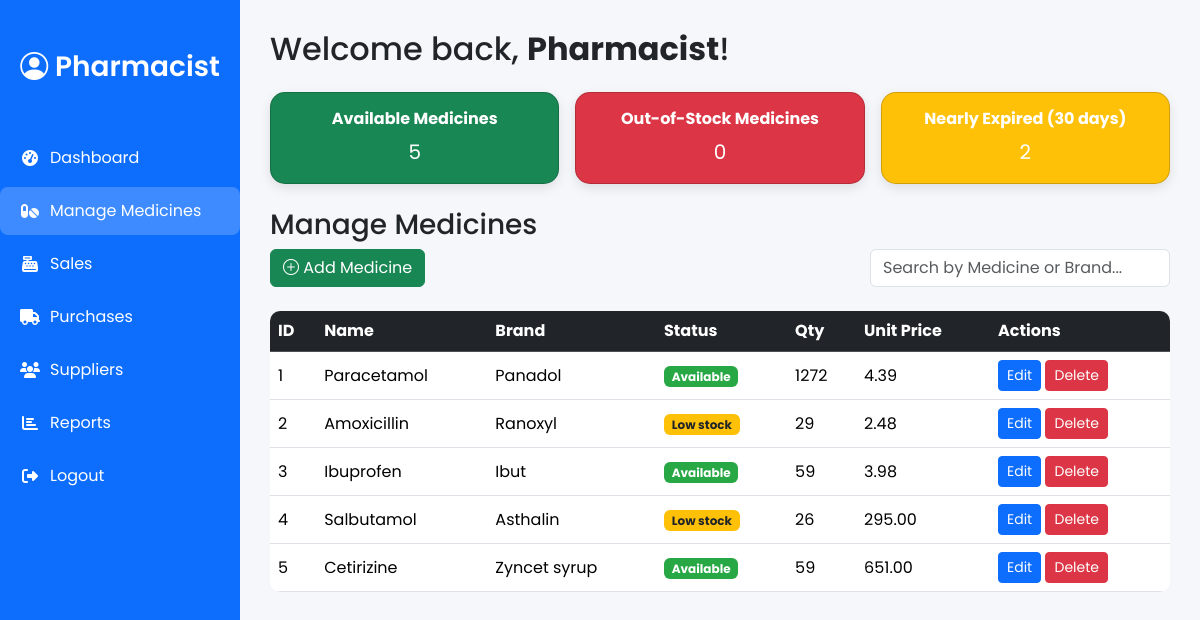
The page /manage_medicines.php on the database its author committed.
### tables this page shows
CREATE TABLE IF NOT EXISTS medicines (
    medicine_id INT AUTO_INCREMENT PRIMARY KEY,
    name VARCHAR(100) NOT NULL,
    brand_name VARCHAR(100),
    description TEXT,
    unit_price DECIMAL(10,2) NOT NULL,
    quantity INT NOT NULL DEFAULT 0,
    expiry_date DATE,
    created_at TIMESTAMP DEFAULT CURRENT_TIMESTAMP
);

### manage_medicines.php (the view, shortened to what this page needs)
<?php
include 'connect.php';
$pharmacist_name = "Pharmacist";
$medicines = $conn->query("SELECT * FROM medicines ORDER BY medicine_id ASC")->fetchAll();
$available_meds = $conn->query("SELECT COUNT(*) AS total FROM medicines WHERE quantity>0")->fetch()['total'];
$out_of_stock = $conn->query("SELECT COUNT(*) AS total FROM medicines WHERE quantity=0")->fetch()['total'];
$nearly_expired = $conn->query("SELECT COUNT(*) AS total FROM medicines WHERE expiry_date<=DATE_ADD(CURDATE(), INTERVAL 30 DAY)")->fetch()['total'];
?>
<!DOCTYPE html>
<html lang="en">
<head>
<link href="https://cdn.jsdelivr.net/npm/bootstrap@5.3.2/dist/css/bootstrap.min.css" rel="stylesheet">
<link href="https://cdn.jsdelivr.net/npm/bootstrap-icons@1.11.1/font/bootstrap-icons.css" rel="stylesheet">
<link rel="stylesheet" href="https://cdnjs.cloudflare.com/ajax/libs/font-awesome/6.4.0/css/all.min.css">
</head>
<body>
<nav class="sidebar">
  <div class="sidebar-profile">
    <h3><i class="bi bi-person-circle"></i> <?= htmlspecialchars($pharmacist_name) ?></h3>
  </div>
  <a href="pharmacist_dashboard.php"><i class="fas fa-tachometer-alt"></i> Dashboard</a>
  <a href="manage_medicines.php" class="active"><i class="fas fa-pills"></i> Manage Medicines</a>
  <a href="pharmacist_sales.php"><i class="fas fa-cash-register"></i> Sales</a>
  <a href="purchases.php"><i class="fas fa-truck"></i> Purchases</a>
  <a href="suppliers.php"><i class="fas fa-users"></i> Suppliers</a>
  <a href="pharmacist_report.php"><i class="fas fa-chart-bar"></i> Reports</a>
  <a href="home.php"><i class="fas fa-sign-out-alt"></i> Logout</a>
</nav>
<div class="content">
<h2 class="mb-4">Welcome back, <strong><?= $pharmacist_name ?></strong>!</h2>
<div class="row g-3 mb-4">
  <div class="col-md-4"><div class="card stat-card bg-success text-center p-3"><h6 class="card-title">Available Medicines</h6><p class="fs-5 mb-0"><?= $available_meds ?></p></div></div>
  <div class="col-md-4"><div class="card stat-card bg-danger text-center p-3"><h6 class="card-title">Out-of-Stock Medicines</h6><p class="fs-5 mb-0"><?= $out_of_stock ?></p></div></div>
  <div class="col-md-4"><div class="card stat-card bg-warning text-center p-3"><h6 class="card-title">Nearly Expired (30 days)</h6><p class="fs-5 mb-0"><?= $nearly_expired ?></p></div></div>
</div>
<div class="mb-4">
<h3>Manage Medicines</h3>
<div class="d-flex justify-content-between mb-3 flex-wrap">
    <button class="btn btn-success mb-2" data-bs-toggle="modal" data-bs-target="#addMedicineModal"><i class="bi bi-plus-circle"></i> Add Medicine</button>
    <input type="text" id="medicineSearch" class="form-control mb-2" style="max-width: 300px;" placeholder="Search by Medicine or Brand...">
</div>
<div class="table-container table-responsive">
<table class="table table-hover align-middle bg-white mb-0" id="medicinesTable">
<thead class="table-dark"><tr><th>ID</th><th>Name</th><th>Brand</th><th>Status</th><th>Qty</th><th>Unit Price</th><th>Actions</th></tr></thead>
<tbody>
<?php foreach($medicines as $med):
    if($med['quantity']==0) $status='<span class="badge badge-out">Out of stock</span>';
    elseif($med['quantity']<50) $status='<span class="badge badge-low">Low stock</span>';
    else $status='<span class="badge badge-available">Available</span>';
?>
<tr>
<td><?= $med['medicine_id'] ?></td>
<td><?= htmlspecialchars($med['name']) ?></td>
<td><?= htmlspecialchars($med['brand_name']) ?></td>
<td><?= $status ?></td>
<td><?= $med['quantity'] ?></td>
<td><?= number_format($med['unit_price'],2) ?></td>
<td>
<button class="btn btn-primary btn-sm" data-bs-toggle="modal" data-bs-target="#editModal<?= $med['medicine_id'] ?>">Edit</button>
<a href="?delete=<?= $med['medicine_id'] ?>" class="btn btn-danger btn-sm" onclick="return confirm('Delete this medicine?')">Delete</a>
</td>
</tr>
<?php endforeach; ?>
</tbody></table>
</div></div>
</body>
</html>

### manage_medicines.php (style rules this page uses)
body { font-family: 'Poppins', sans-serif; min-height: 100vh; display: flex; background-color: #f5f7fa; }
.sidebar { width: 240px; min-height: 100vh; background: #0d6efd; color: #fff; display: flex; flex-direction: column; padding-top: 30px; position: fixed; }
.sidebar-profile { text-align: center; margin-bottom: 30px; }
.sidebar-profile h3 { color: #fff; margin: 0; padding: 20px 0; font-weight: 600; }
.sidebar a { color: #fff; text-decoration: none; display: flex; align-items: center; padding: 12px 20px; border-radius: 8px; margin-bottom: 5px; transition: 0.3s; }
.sidebar a i { margin-right: 10px; min-width: 20px; text-align: center; }
.sidebar a:hover, .sidebar a.active { background: rgba(255,255,255,0.2); }
.content { margin-left: 240px; flex: 1; padding: 30px; }
.card { border-radius: 15px; box-shadow: 0 4px 12px rgba(0,0,0,0.1); transition: transform 0.3s, box-shadow 0.3s; }
.card-title { font-weight: bold; font-size: 1rem; }
.stat-card { cursor: default; color: white; }
.badge-low { background-color: #ffc107; color:#212529; }
.badge-available { background-color: #28a745; }
.table-container { overflow-y: auto; overflow-x: auto; border-radius: 10px; box-shadow: inset 0 0 6px rgba(0,0,0,0.1); }
.table-container thead th { position: sticky; top: 0; background-color: #212529; color: white; z-index: 10; }

### rows shown on the page
medicines: medicine_id "1", name "Paracetamol", brand_name "Panadol", shows "Available", quantity "1272", unit_price "4.39"
medicines: medicine_id "2", name "Amoxicillin", brand_name "Ranoxyl", shows "Low stock", quantity "29", unit_price "2.48"
medicines: medicine_id "3", name "Ibuprofen", brand_name "Ibut", shows "Available", quantity "59", unit_price "3.98"
medicines: medicine_id "4", name "Salbutamol", brand_name "Asthalin", shows "Low stock", quantity "26", unit_price "295.00"
medicines: medicine_id "5", name "Cetirizine", brand_name "Zyncet syrup", shows "Available", quantity "59", unit_price "651.00"

### other values the page prints
$pharmacist_name "Pharmacist"
$available_meds "5"
$out_of_stock "0"
$nearly_expired "2"
